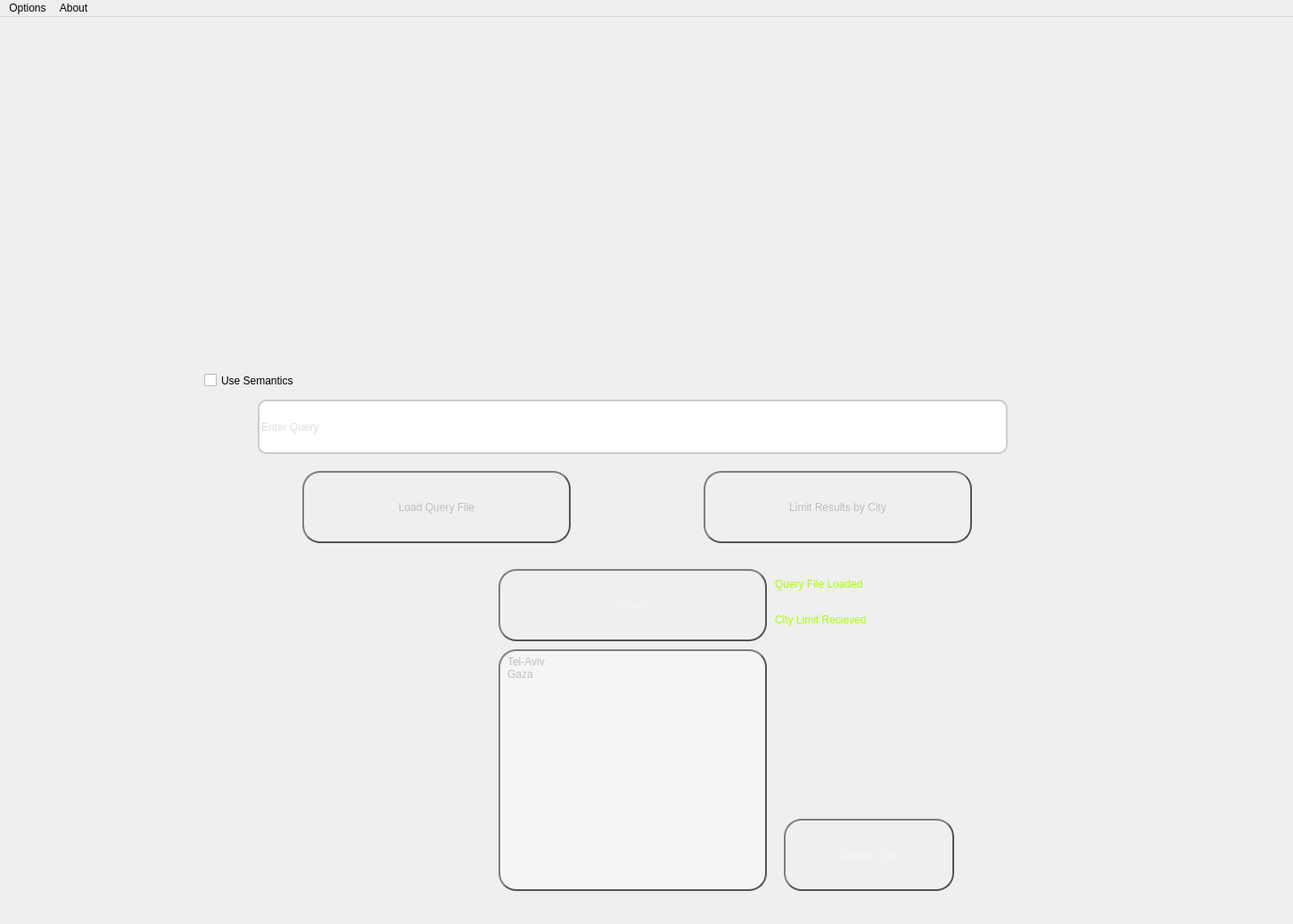
<?xml version="1.0" encoding="UTF-8"?>
<ui version="4.0">
 <class>GoldenMainWindow</class>
 <widget class="QMainWindow" name="GoldenMainWindow">
  <property name="geometry">
   <rect>
    <x>0</x>
    <y>0</y>
    <width>1450</width>
    <height>1036</height>
   </rect>
  </property>
  <property name="windowTitle">
   <string>GoldenCCB</string>
  </property>
  <widget class="QWidget" name="centralwidget">
   <widget class="QStackedWidget" name="stackedWidget">
    <property name="geometry">
     <rect>
      <x>-11</x>
      <y>-1</y>
      <width>1461</width>
      <height>1051</height>
     </rect>
    </property>
    <property name="styleSheet">
     <string notr="true">background-image: url(:/back1/intro-bg.jpg);</string>
    </property>
    <property name="currentIndex">
     <number>2</number>
    </property>
    <widget class="QWidget" name="Menu">
     <widget class="QPushButton" name="search_btn">
      <property name="geometry">
       <rect>
        <x>820</x>
        <y>530</y>
        <width>321</width>
        <height>111</height>
       </rect>
      </property>
      <property name="styleSheet">
       <string notr="true">QPushButton {
	font: 13pt &quot;RelishPro 2&quot;;
    color: #F5F5F5;
    border: 2px solid #555;
    border-radius: 20px;
    border-style: outset;
    background: qradialgradient(
        cx: 0.3, cy: -0.4, fx: 0.3, fy: -0.4,
        radius: 1.35, stop: 0 	#c9df8a, stop: 1 #32CD32
        );
    padding: 5px;
    }

QPushButton:hover {
    background: qradialgradient(
        cx: 0.3, cy: -0.4, fx: 0.3, fy: -0.4,
        radius: 1.35, stop: 0 #c9df8a, stop: 1 #ADFF2F
        );
    }

QPushButton:pressed {
    border-style: inset;
    background: qradialgradient(
        cx: 0.4, cy: -0.1, fx: 0.4, fy: -0.1,
        radius: 1.35, stop: 0 #fff, stop: 1 #ddd
        );
    }</string>
      </property>
      <property name="text">
       <string>Serach</string>
      </property>
     </widget>
     <widget class="QPushButton" name="create_index_btn">
      <property name="geometry">
       <rect>
        <x>290</x>
        <y>530</y>
        <width>321</width>
        <height>111</height>
       </rect>
      </property>
      <property name="styleSheet">
       <string notr="true">QPushButton {
	
	font: 13pt &quot;RelishPro 2&quot;;
    color: #F5F5F5;
    border: 2px solid #555;
    border-radius: 20px;
    border-style: outset;
    background: qradialgradient(
        cx: 0.3, cy: -0.4, fx: 0.3, fy: -0.4,
        radius: 1.35, stop: 0 	#68abfd, stop: 1 #157efb
        );
    padding: 5px;
    }

QPushButton:hover {
    background: qradialgradient(
        cx: 0.3, cy: -0.4, fx: 0.3, fy: -0.4,
        radius: 1.35, stop: 0 #cde3fe, stop: 1 #68abfd
        );
    }

QPushButton:pressed {
    border-style: inset;
    background: qradialgradient(
        cx: 0.4, cy: -0.1, fx: 0.4, fy: -0.1,
        radius: 1.35, stop: 0 #fff, stop: 1 #ddd
        );
    }</string>
      </property>
      <property name="text">
       <string>Create Index</string>
      </property>
     </widget>
     <widget class="QLabel" name="logo_label_2">
      <property name="geometry">
       <rect>
        <x>220</x>
        <y>40</y>
        <width>1001</width>
        <height>411</height>
       </rect>
      </property>
      <property name="styleSheet">
       <string notr="true">background-image: url(:/logo/white_goldenCCB_logo.png);</string>
      </property>
      <property name="text">
       <string/>
      </property>
     </widget>
     <widget class="QPushButton" name="jump_to_rst_btn">
      <property name="geometry">
       <rect>
        <x>1260</x>
        <y>0</y>
        <width>201</width>
        <height>91</height>
       </rect>
      </property>
      <property name="styleSheet">
       <string notr="true">QPushButton {
image: url(:/rstA/nav_btn_A.png);
    border: none;
    background: none;
    padding: 5px;
    }

QPushButton:hover {
image: url(:/rstB/nav_btn_B.png);
 border: none;
    background: none;
    padding: 5px;
    }

QPushButton:pressed {
image: url(:/rstC/nav_btn_C.png);
   border: none;
    background: none;
    padding: 5px;
    }</string>
      </property>
      <property name="text">
       <string/>
      </property>
     </widget>
    </widget>
    <widget class="QWidget" name="CreateIndex">
     <widget class="QComboBox" name="lang_comboBox">
      <property name="geometry">
       <rect>
        <x>290</x>
        <y>690</y>
        <width>171</width>
        <height>41</height>
       </rect>
      </property>
      <property name="toolTip">
       <string>&lt;html&gt;&lt;head/&gt;&lt;body&gt;&lt;p&gt;&lt;br/&gt;&lt;/p&gt;&lt;/body&gt;&lt;/html&gt;</string>
      </property>
      <property name="styleSheet">
       <string notr="true">QComboBox {

 color: #BEBEBE; 
border: 2px solid #cccccc;
border-radius: 10px;


}


QComboBox::drop-down {
border: 2px solid #cccccc;
border-radius: 10px;
background-image: url(:/back1/icon_in_the_input_box_drop_down_arrow_511486.png);
}

</string>
      </property>
      <property name="editable">
       <bool>false</bool>
      </property>
      <property name="currentText">
       <string>English</string>
      </property>
      <property name="iconSize">
       <size>
        <width>40</width>
        <height>40</height>
       </size>
      </property>
      <item>
       <property name="text">
        <string>English</string>
       </property>
      </item>
      <item>
       <property name="text">
        <string>Hebrew</string>
       </property>
      </item>
      <item>
       <property name="text">
        <string>German</string>
       </property>
      </item>
     </widget>
     <widget class="QPushButton" name="browse_post_dest_btn">
      <property name="geometry">
       <rect>
        <x>1020</x>
        <y>600</y>
        <width>151</width>
        <height>57</height>
       </rect>
      </property>
      <property name="cursor">
       <cursorShape>PointingHandCursor</cursorShape>
      </property>
      <property name="styleSheet">
       <string notr="true">QPushButton {
    color: #BEBEBE;
    border: 2px solid #555;
    border-radius: 20px;
    border-style: outset;
    background: qradialgradient(
        cx: 0.3, cy: -0.4, fx: 0.3, fy: -0.4,
        radius: 1.35, stop: 0 #F5F5F5, stop: 1 #F5F5F5
        );
    padding: 5px;
    }

QPushButton:hover {
    color: #404040;
    background: qradialgradient(
        cx: 0.3, cy: -0.4, fx: 0.3, fy: -0.4,
        radius: 1.35, stop: 0 #F5F5F5, stop: 1 #F5F5F5
        );
    }

QPushButton:pressed {
    border-style: inset;
    background: qradialgradient(
        cx: 0.4, cy: -0.1, fx: 0.4, fy: -0.1,
        radius: 1.35, stop: 0 #fff, stop: 1 #ddd
        );
    }</string>
      </property>
      <property name="text">
       <string>browse</string>
      </property>
      <property name="icon">
       <iconset resource="resources/resource.qrc">
        <normaloff>:/FolderIcon/iconfinder_icon-101-folder-search_314678.ico</normaloff>:/FolderIcon/iconfinder_icon-101-folder-search_314678.ico</iconset>
      </property>
     </widget>
     <widget class="QLabel" name="logo_label">
      <property name="geometry">
       <rect>
        <x>220</x>
        <y>40</y>
        <width>1001</width>
        <height>411</height>
       </rect>
      </property>
      <property name="styleSheet">
       <string notr="true">background-image: url(:/logo/white_goldenCCB_logo.png);</string>
      </property>
      <property name="text">
       <string/>
      </property>
     </widget>
     <widget class="QCheckBox" name="stemmer_checkBox">
      <property name="geometry">
       <rect>
        <x>290</x>
        <y>470</y>
        <width>181</width>
        <height>37</height>
       </rect>
      </property>
      <property name="styleSheet">
       <string notr="true">background-image: url(:/trasparent/transparent.png);
font: 81 8pt &quot;Raleway ExtraBold&quot;;</string>
      </property>
      <property name="text">
       <string>Stemmer</string>
      </property>
     </widget>
     <widget class="QLineEdit" name="lineEdit_data_path">
      <property name="geometry">
       <rect>
        <x>290</x>
        <y>520</y>
        <width>711</width>
        <height>39</height>
       </rect>
      </property>
      <property name="styleSheet">
       <string notr="true">QLineEdit {
 color: #BEBEBE; 
border: 2px solid #cccccc;
border-radius: 10px;
 }</string>
      </property>
      <property name="inputMask">
       <string/>
      </property>
      <property name="text">
       <string/>
      </property>
      <property name="placeholderText">
       <string>Enter Corpus Path</string>
      </property>
      <property name="clearButtonEnabled">
       <bool>true</bool>
      </property>
     </widget>
     <widget class="QPushButton" name="start_btn">
      <property name="geometry">
       <rect>
        <x>610</x>
        <y>800</y>
        <width>191</width>
        <height>81</height>
       </rect>
      </property>
      <property name="cursor">
       <cursorShape>PointingHandCursor</cursorShape>
      </property>
      <property name="styleSheet">
       <string notr="true">QPushButton {
    color: #F5F5F5;
    border: 2px solid #555;
    border-radius: 20px;
    border-style: outset;
    background: qradialgradient(
        cx: 0.3, cy: -0.4, fx: 0.3, fy: -0.4,
        radius: 1.35, stop: 0 	#68abfd, stop: 1 #157efb
        );
    padding: 5px;
    }

QPushButton:hover {
    background: qradialgradient(
        cx: 0.3, cy: -0.4, fx: 0.3, fy: -0.4,
        radius: 1.35, stop: 0 #cde3fe, stop: 1 #68abfd
        );
    }

QPushButton:pressed {
    border-style: inset;
    background: qradialgradient(
        cx: 0.4, cy: -0.1, fx: 0.4, fy: -0.1,
        radius: 1.35, stop: 0 #fff, stop: 1 #ddd
        );
    }</string>
      </property>
      <property name="text">
       <string>Start</string>
      </property>
     </widget>
     <widget class="QPushButton" name="browse_data_btn">
      <property name="geometry">
       <rect>
        <x>1020</x>
        <y>510</y>
        <width>151</width>
        <height>57</height>
       </rect>
      </property>
      <property name="cursor">
       <cursorShape>PointingHandCursor</cursorShape>
      </property>
      <property name="styleSheet">
       <string notr="true">QPushButton {
    color: #BEBEBE;
    border: 2px solid #555;
    border-radius: 20px;
    border-style: outset;
    background: qradialgradient(
        cx: 0.3, cy: -0.4, fx: 0.3, fy: -0.4,
        radius: 1.35, stop: 0 #F5F5F5, stop: 1 #F5F5F5
        );
    padding: 5px;
    }

QPushButton:hover {
    color: #404040;
    background: qradialgradient(
        cx: 0.3, cy: -0.4, fx: 0.3, fy: -0.4,
        radius: 1.35, stop: 0 #F5F5F5, stop: 1 #F5F5F5
        );
    }

QPushButton:pressed {
    border-style: inset;
    background: qradialgradient(
        cx: 0.4, cy: -0.1, fx: 0.4, fy: -0.1,
        radius: 1.35, stop: 0 #fff, stop: 1 #ddd
        );
    }</string>
      </property>
      <property name="text">
       <string>browse</string>
      </property>
      <property name="icon">
       <iconset resource="resources/resource.qrc">
        <normaloff>:/FolderIcon/iconfinder_icon-101-folder-search_314678.ico</normaloff>:/FolderIcon/iconfinder_icon-101-folder-search_314678.ico</iconset>
      </property>
     </widget>
     <widget class="QLineEdit" name="lineEdit_posting_dest_path">
      <property name="geometry">
       <rect>
        <x>290</x>
        <y>610</y>
        <width>711</width>
        <height>39</height>
       </rect>
      </property>
      <property name="styleSheet">
       <string notr="true">QLineEdit {
 color: #BEBEBE; 
border: 2px solid #cccccc;
border-radius: 10px;
 }</string>
      </property>
      <property name="text">
       <string/>
      </property>
      <property name="placeholderText">
       <string>Enter StopWords Path</string>
      </property>
      <property name="clearButtonEnabled">
       <bool>true</bool>
      </property>
     </widget>
     <widget class="QPushButton" name="back_btn_create">
      <property name="geometry">
       <rect>
        <x>10</x>
        <y>0</y>
        <width>151</width>
        <height>121</height>
       </rect>
      </property>
      <property name="styleSheet">
       <string notr="true">QPushButton {
image: url(:/backA/nav_back_btn_A.png);
    border: none;
    background: none;
    padding: 5px;
    }

QPushButton:hover {
image: url(:/backB/nav_back_btn_B.png);
 border: none;
    background: none;
    padding: 5px;
    }

QPushButton:pressed {
image: url(:/backC/nav_back_btn_C.png);
   border: none;
    background: none;
    padding: 5px;
    }
</string>
      </property>
      <property name="text">
       <string/>
      </property>
     </widget>
    </widget>
    <widget class="QWidget" name="Serach">
     <widget class="QLabel" name="logo_label_3">
      <property name="geometry">
       <rect>
        <x>210</x>
        <y>-30</y>
        <width>1001</width>
        <height>411</height>
       </rect>
      </property>
      <property name="styleSheet">
       <string notr="true">background-image: url(:/logo/white_goldenCCB_logo.png);</string>
      </property>
      <property name="text">
       <string/>
      </property>
     </widget>
     <widget class="QLineEdit" name="serach_query_lineEdit">
      <property name="geometry">
       <rect>
        <x>300</x>
        <y>430</y>
        <width>841</width>
        <height>61</height>
       </rect>
      </property>
      <property name="styleSheet">
       <string notr="true">QLineEdit {
 color: #BEBEBE; 
border: 2px solid #cccccc;
border-radius: 10px;
 }</string>
      </property>
      <property name="inputMask">
       <string/>
      </property>
      <property name="text">
       <string/>
      </property>
      <property name="placeholderText">
       <string>Enter Query</string>
      </property>
      <property name="clearButtonEnabled">
       <bool>true</bool>
      </property>
     </widget>
     <widget class="QPushButton" name="search_query_btn">
      <property name="geometry">
       <rect>
        <x>570</x>
        <y>620</y>
        <width>301</width>
        <height>81</height>
       </rect>
      </property>
      <property name="cursor">
       <cursorShape>PointingHandCursor</cursorShape>
      </property>
      <property name="styleSheet">
       <string notr="true">QPushButton {
	font: 10pt &quot;RelishPro 2&quot;;
    color: #F5F5F5;
    border: 2px solid #555;
    border-radius: 20px;
    border-style: outset;
    background: qradialgradient(
        cx: 0.3, cy: -0.4, fx: 0.3, fy: -0.4,
        radius: 1.35, stop: 0 	#68abfd, stop: 1 #157efb
        );
    padding: 5px;
    }

QPushButton:hover {
    background: qradialgradient(
        cx: 0.3, cy: -0.4, fx: 0.3, fy: -0.4,
        radius: 1.35, stop: 0 #cde3fe, stop: 1 #68abfd
        );
    }

QPushButton:pressed {
    border-style: inset;
    background: qradialgradient(
        cx: 0.4, cy: -0.1, fx: 0.4, fy: -0.1,
        radius: 1.35, stop: 0 #fff, stop: 1 #ddd
        );
    }</string>
      </property>
      <property name="text">
       <string>Search</string>
      </property>
     </widget>
     <widget class="QPushButton" name="browse_Query_btn">
      <property name="geometry">
       <rect>
        <x>350</x>
        <y>510</y>
        <width>301</width>
        <height>81</height>
       </rect>
      </property>
      <property name="cursor">
       <cursorShape>PointingHandCursor</cursorShape>
      </property>
      <property name="styleSheet">
       <string notr="true">QPushButton {
	font: 10pt &quot;RelishPro 2&quot;;
    color: #BEBEBE;
    border: 2px solid #555;
    border-radius: 20px;
    border-style: outset;
    background: qradialgradient(
        cx: 0.3, cy: -0.4, fx: 0.3, fy: -0.4,
        radius: 1.35, stop: 0 #F5F5F5, stop: 1 #F5F5F5
        );
    padding: 5px;
    }

QPushButton:hover {
    color: #404040;
    background: qradialgradient(
        cx: 0.3, cy: -0.4, fx: 0.3, fy: -0.4,
        radius: 1.35, stop: 0 #F5F5F5, stop: 1 #F5F5F5
        );
    }

QPushButton:pressed {
    border-style: inset;
    background: qradialgradient(
        cx: 0.4, cy: -0.1, fx: 0.4, fy: -0.1,
        radius: 1.35, stop: 0 #fff, stop: 1 #ddd
        );
    }</string>
      </property>
      <property name="text">
       <string>Load Query File</string>
      </property>
      <property name="icon">
       <iconset resource="resources/resource.qrc">
        <normaloff>:/FolderIcon/iconfinder_icon-101-folder-search_314678.ico</normaloff>:/FolderIcon/iconfinder_icon-101-folder-search_314678.ico</iconset>
      </property>
     </widget>
     <widget class="QCheckBox" name="stemmer_checkBox_2">
      <property name="geometry">
       <rect>
        <x>240</x>
        <y>390</y>
        <width>271</width>
        <height>37</height>
       </rect>
      </property>
      <property name="styleSheet">
       <string notr="true">background-image: url(:/trasparent/transparent.png);
font: 10pt &quot;RelishPro 2&quot;;
</string>
      </property>
      <property name="text">
       <string>Use Semantics</string>
      </property>
     </widget>
     <widget class="QListWidget" name="listWidget_cities">
      <property name="geometry">
       <rect>
        <x>570</x>
        <y>710</y>
        <width>301</width>
        <height>271</height>
       </rect>
      </property>
      <property name="styleSheet">
       <string notr="true">QListWidget{
	font: 10pt &quot;RelishPro 2&quot;;
    color: #BEBEBE;
    border: 2px solid #555;
    border-radius: 20px;
    border-style: outset;
    background: #F5F5F5;
    padding: 5px;

}</string>
      </property>
      <property name="selectionMode">
       <enum>QAbstractItemView::MultiSelection</enum>
      </property>
      <item>
       <property name="text">
        <string>Tel-Aviv</string>
       </property>
      </item>
      <item>
       <property name="text">
        <string>Gaza</string>
       </property>
      </item>
     </widget>
     <widget class="QLabel" name="query_loaded_lbl">
      <property name="geometry">
       <rect>
        <x>880</x>
        <y>620</y>
        <width>261</width>
        <height>33</height>
       </rect>
      </property>
      <property name="styleSheet">
       <string notr="true">background-image: url(:/trasparent/transparent.png);
color: rgb(170, 255, 0);
font: 9pt &quot;RelishPro 2&quot;;</string>
      </property>
      <property name="text">
       <string>Query File Loaded</string>
      </property>
     </widget>
     <widget class="QLabel" name="city_limited_lbl">
      <property name="geometry">
       <rect>
        <x>880</x>
        <y>660</y>
        <width>261</width>
        <height>33</height>
       </rect>
      </property>
      <property name="styleSheet">
       <string notr="true">background-image: url(:/trasparent/transparent.png);
color: rgb(170, 255, 0);
font: 9pt &quot;RelishPro 2&quot;;</string>
      </property>
      <property name="text">
       <string>City Limit Recieved </string>
      </property>
     </widget>
     <widget class="QPushButton" name="limit_by_city_btn">
      <property name="geometry">
       <rect>
        <x>800</x>
        <y>510</y>
        <width>301</width>
        <height>81</height>
       </rect>
      </property>
      <property name="cursor">
       <cursorShape>PointingHandCursor</cursorShape>
      </property>
      <property name="styleSheet">
       <string notr="true">QPushButton {
	font: 10pt &quot;RelishPro 2&quot;;
    color: #BEBEBE;
    border: 2px solid #555;
    border-radius: 20px;
    border-style: outset;
    background: qradialgradient(
        cx: 0.3, cy: -0.4, fx: 0.3, fy: -0.4,
        radius: 1.35, stop: 0 #F5F5F5, stop: 1 #F5F5F5
        );
    padding: 5px;
    }

QPushButton:hover {
    color: #404040;
    background: qradialgradient(
        cx: 0.3, cy: -0.4, fx: 0.3, fy: -0.4,
        radius: 1.35, stop: 0 #F5F5F5, stop: 1 #F5F5F5
        );
    }

QPushButton:pressed {
    border-style: inset;
    background: qradialgradient(
        cx: 0.4, cy: -0.1, fx: 0.4, fy: -0.1,
        radius: 1.35, stop: 0 #fff, stop: 1 #ddd
        );
    }</string>
      </property>
      <property name="text">
       <string>Limit Results by City</string>
      </property>
     </widget>
     <widget class="QPushButton" name="submit_limit_btn">
      <property name="geometry">
       <rect>
        <x>890</x>
        <y>900</y>
        <width>191</width>
        <height>81</height>
       </rect>
      </property>
      <property name="cursor">
       <cursorShape>PointingHandCursor</cursorShape>
      </property>
      <property name="styleSheet">
       <string notr="true">QPushButton {
	font: 10pt &quot;RelishPro 2&quot;;
    color: #F5F5F5;
    border: 2px solid #555;
    border-radius: 20px;
    border-style: outset;
    background: qradialgradient(
        cx: 0.3, cy: -0.4, fx: 0.3, fy: -0.4,
        radius: 1.35, stop: 0 	#68abfd, stop: 1 #157efb
        );
    padding: 5px;
    }

QPushButton:hover {
    background: qradialgradient(
        cx: 0.3, cy: -0.4, fx: 0.3, fy: -0.4,
        radius: 1.35, stop: 0 #cde3fe, stop: 1 #68abfd
        );
    }

QPushButton:pressed {
    border-style: inset;
    background: qradialgradient(
        cx: 0.4, cy: -0.1, fx: 0.4, fy: -0.1,
        radius: 1.35, stop: 0 #fff, stop: 1 #ddd
        );
    }</string>
      </property>
      <property name="text">
       <string>Submit Limit</string>
      </property>
     </widget>
     <widget class="QPushButton" name="back_btn_search">
      <property name="geometry">
       <rect>
        <x>10</x>
        <y>0</y>
        <width>151</width>
        <height>121</height>
       </rect>
      </property>
      <property name="styleSheet">
       <string notr="true">QPushButton {
image: url(:/backA/nav_back_btn_A.png);
    border: none;
    background: none;
    padding: 5px;
    }

QPushButton:hover {
image: url(:/backB/nav_back_btn_B.png);
 border: none;
    background: none;
    padding: 5px;
    }

QPushButton:pressed {
image: url(:/backC/nav_back_btn_C.png);
   border: none;
    background: none;
    padding: 5px;
    }
</string>
      </property>
      <property name="text">
       <string/>
      </property>
     </widget>
    </widget>
    <widget class="QWidget" name="Results">
     <widget class="QListWidget" name="listWidget_results">
      <property name="geometry">
       <rect>
        <x>140</x>
        <y>380</y>
        <width>361</width>
        <height>531</height>
       </rect>
      </property>
      <property name="styleSheet">
       <string notr="true">QListWidget{
	font: 10pt &quot;RelishPro 2&quot;;
    color: #BEBEBE;
    border: 2px solid #555;
    border-radius: 20px;
    border-style: outset;
    background: #F5F5F5;
    padding: 5px;

}</string>
      </property>
      <property name="selectionMode">
       <enum>QAbstractItemView::SingleSelection</enum>
      </property>
      <item>
       <property name="text">
        <string>FBI-12</string>
       </property>
      </item>
      <item>
       <property name="text">
        <string>FBI-13</string>
       </property>
      </item>
     </widget>
     <widget class="QLabel" name="logo_label_4">
      <property name="geometry">
       <rect>
        <x>20</x>
        <y>10</y>
        <width>671</width>
        <height>361</height>
       </rect>
      </property>
      <property name="styleSheet">
       <string notr="true">image: url(:/logo/white_goldenCCB_logo.png);</string>
      </property>
      <property name="text">
       <string/>
      </property>
     </widget>
     <widget class="QListWidget" name="listWidget_entities">
      <property name="geometry">
       <rect>
        <x>920</x>
        <y>380</y>
        <width>361</width>
        <height>531</height>
       </rect>
      </property>
      <property name="styleSheet">
       <string notr="true">QListWidget{
	font: 10pt &quot;RelishPro 2&quot;;
    color: #BEBEBE;
    border: 2px solid #555;
    border-radius: 20px;
    border-style: outset;
    background: #F5F5F5;
    padding: 5px;

}</string>
      </property>
      <property name="selectionMode">
       <enum>QAbstractItemView::NoSelection</enum>
      </property>
      <item>
       <property name="text">
        <string>DICK_PIC</string>
       </property>
      </item>
      <item>
       <property name="text">
        <string>PUSSY_SLAP</string>
       </property>
      </item>
     </widget>
     <widget class="QPushButton" name="show_entities_btn">
      <property name="geometry">
       <rect>
        <x>610</x>
        <y>460</y>
        <width>221</width>
        <height>81</height>
       </rect>
      </property>
      <property name="cursor">
       <cursorShape>PointingHandCursor</cursorShape>
      </property>
      <property name="styleSheet">
       <string notr="true">QPushButton {
	font: 10pt &quot;RelishPro 2&quot;;
    color: #F5F5F5;
    border: 2px solid #555;
    border-radius: 20px;
    border-style: outset;
    background: qradialgradient(
        cx: 0.3, cy: -0.4, fx: 0.3, fy: -0.4,
        radius: 1.35, stop: 0 	#68abfd, stop: 1 #157efb
        );
    padding: 5px;
    }

QPushButton:hover {
    background: qradialgradient(
        cx: 0.3, cy: -0.4, fx: 0.3, fy: -0.4,
        radius: 1.35, stop: 0 #cde3fe, stop: 1 #68abfd
        );
    }

QPushButton:pressed {
    border-style: inset;
    background: qradialgradient(
        cx: 0.4, cy: -0.1, fx: 0.4, fy: -0.1,
        radius: 1.35, stop: 0 #fff, stop: 1 #ddd
        );
    }</string>
      </property>
      <property name="text">
       <string>Show entities</string>
      </property>
     </widget>
     <widget class="QLabel" name="label_DocNUm_entities">
      <property name="geometry">
       <rect>
        <x>880</x>
        <y>270</y>
        <width>531</width>
        <height>101</height>
       </rect>
      </property>
      <property name="styleSheet">
       <string notr="true">font: 11pt &quot;RelishPro 2&quot;;</string>
      </property>
      <property name="text">
       <string>Entities for DOC: XXXXXXX</string>
      </property>
     </widget>
     <widget class="QPushButton" name="save_results_btn">
      <property name="geometry">
       <rect>
        <x>610</x>
        <y>680</y>
        <width>221</width>
        <height>81</height>
       </rect>
      </property>
      <property name="cursor">
       <cursorShape>PointingHandCursor</cursorShape>
      </property>
      <property name="styleSheet">
       <string notr="true">QPushButton {
	font: 10pt &quot;RelishPro 2&quot;;
    color: #F5F5F5;
    border: 2px solid #555;
    border-radius: 20px;
    border-style: outset;
    background: qradialgradient(
        cx: 0.3, cy: -0.4, fx: 0.3, fy: -0.4,
        radius: 1.35, stop: 0 	#68abfd, stop: 1 #157efb
        );
    padding: 5px;
    }

QPushButton:hover {
    background: qradialgradient(
        cx: 0.3, cy: -0.4, fx: 0.3, fy: -0.4,
        radius: 1.35, stop: 0 #cde3fe, stop: 1 #68abfd
        );
    }

QPushButton:pressed {
    border-style: inset;
    background: qradialgradient(
        cx: 0.4, cy: -0.1, fx: 0.4, fy: -0.1,
        radius: 1.35, stop: 0 #fff, stop: 1 #ddd
        );
    }</string>
      </property>
      <property name="text">
       <string>Save Results</string>
      </property>
     </widget>
     <widget class="QPushButton" name="back_btn_results">
      <property name="geometry">
       <rect>
        <x>10</x>
        <y>0</y>
        <width>151</width>
        <height>121</height>
       </rect>
      </property>
      <property name="styleSheet">
       <string notr="true">QPushButton {
image: url(:/backA/nav_back_btn_A.png);
    border: none;
    background: none;
    padding: 5px;
    }

QPushButton:hover {
image: url(:/backB/nav_back_btn_B.png);
 border: none;
    background: none;
    padding: 5px;
    }

QPushButton:pressed {
image: url(:/backC/nav_back_btn_C.png);
   border: none;
    background: none;
    padding: 5px;
    }
</string>
      </property>
      <property name="text">
       <string/>
      </property>
     </widget>
    </widget>
   </widget>
  </widget>
  <widget class="QMenuBar" name="menubar">
   <property name="geometry">
    <rect>
     <x>0</x>
     <y>0</y>
     <width>1450</width>
     <height>47</height>
    </rect>
   </property>
   <widget class="QMenu" name="menuOptions">
    <property name="title">
     <string>Options</string>
    </property>
    <addaction name="actionShow_current_dictionary"/>
    <addaction name="actionLoad_Dicationary_from_file"/>
    <addaction name="separator"/>
    <addaction name="actionReset_System_Data"/>
   </widget>
   <widget class="QMenu" name="menuAbout">
    <property name="title">
     <string>About</string>
    </property>
    <addaction name="actionFeatures"/>
    <addaction name="actionMeet_the_Tem"/>
   </widget>
   <addaction name="menuOptions"/>
   <addaction name="menuAbout"/>
  </widget>
  <action name="actionShow_current_dictionary">
   <property name="text">
    <string>Show current dictionary</string>
   </property>
  </action>
  <action name="actionLoad_Dicationary_from_file">
   <property name="text">
    <string>Load Dicationary from file</string>
   </property>
  </action>
  <action name="actionReset_System_Data">
   <property name="text">
    <string>Reset System Data</string>
   </property>
  </action>
  <action name="actionFeatures">
   <property name="text">
    <string>Features</string>
   </property>
  </action>
  <action name="actionMeet_the_Tem">
   <property name="text">
    <string>Meet the Team</string>
   </property>
  </action>
 </widget>
 <resources>
  <include location="resources/resource.qrc"/>
 </resources>
 <connections/>
</ui>
